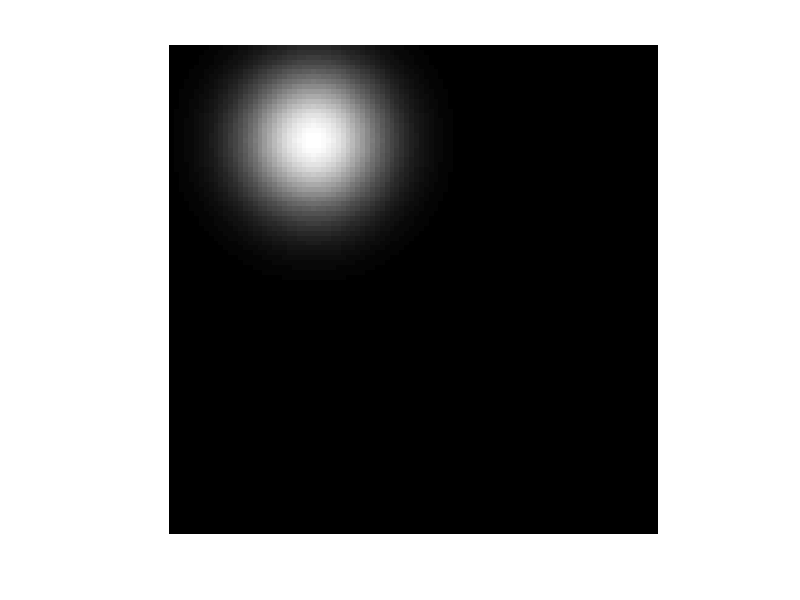

Here is the MATLAB script that generated this plot:
function Draw_twoD_norm
I = zeros(100);
mu = [20,30];
P = [100,0;0,100];
for i = 1:100
    for j=1:100
        I(i,j)=1/sqrt((2*pi)^2*det(P))*exp(-[i-mu(1),j-mu(2)]/P*[i-mu(1),j-mu(2)]'/2);
    end
end
I = I/I(mu(1),mu(2));

set(0,'DefaultFigureWindowStyle','docked') 
imshow(I, 'InitialMagnification',500, 'Border','tight')





% % new figure
% hFig = figure;
% 
% % try show image at full size (suppress possible warning)
% s = warning('off', 'Images:initSize:adjustingMag');
% imshow(I, 'InitialMagnification',500, 'Border','tight')
% warning(s);
% 
% % handle figure resize events
% hAx = gca;
% set(hFig, 'ResizeFcn',{@onResize,hAx})
% 
% % call it at least once
% feval(@onResize,hFig,[],hAx);
% 
% % enable panning tool
% pan on
% end
% 
% function onResize(o,e,hAx)
% % get axes limits in pixels
% oldUnits = get(hAx, 'Units');    % backup normalized units
% set(hAx, 'Units','pixels')
% pos = get(hAx, 'Position');
% set(hAx, 'Units',oldUnits)       % restore units (so it auto-resize)
% 
% % display the top left part of the image at magnification 100%
% xlim(hAx, [0 pos(3)]+0.5)
% ylim(hAx, [0 pos(4)]+0.5)
% end